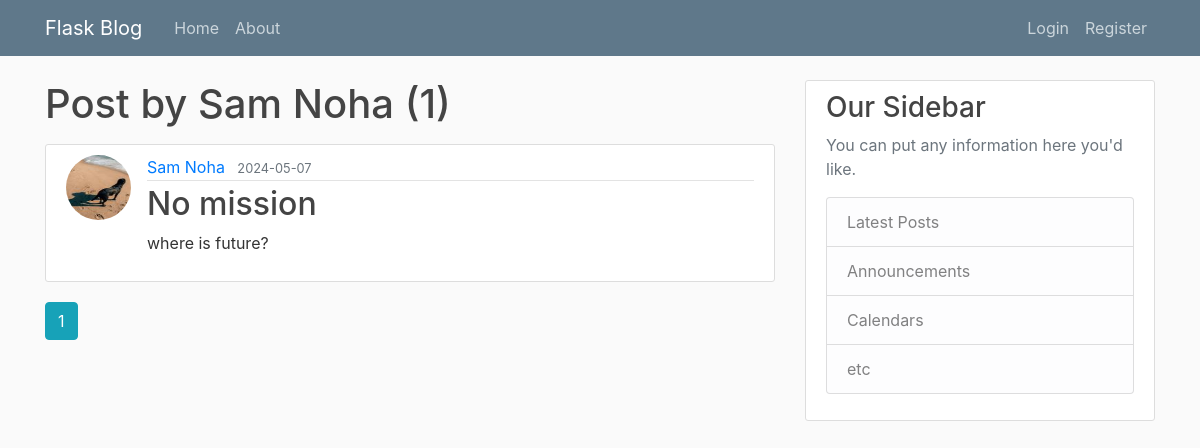
The app's page /user/Sam Noha, older data.
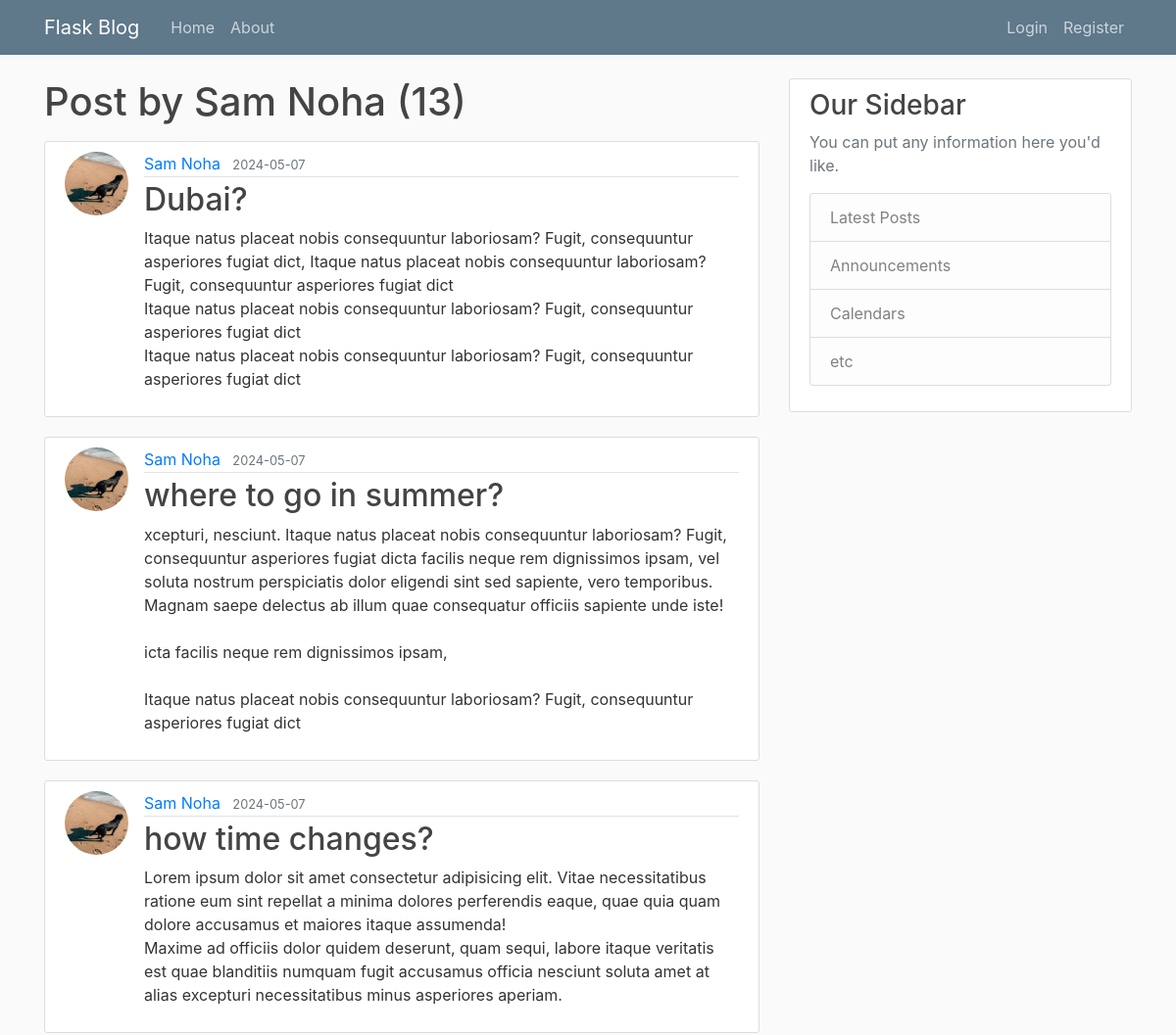
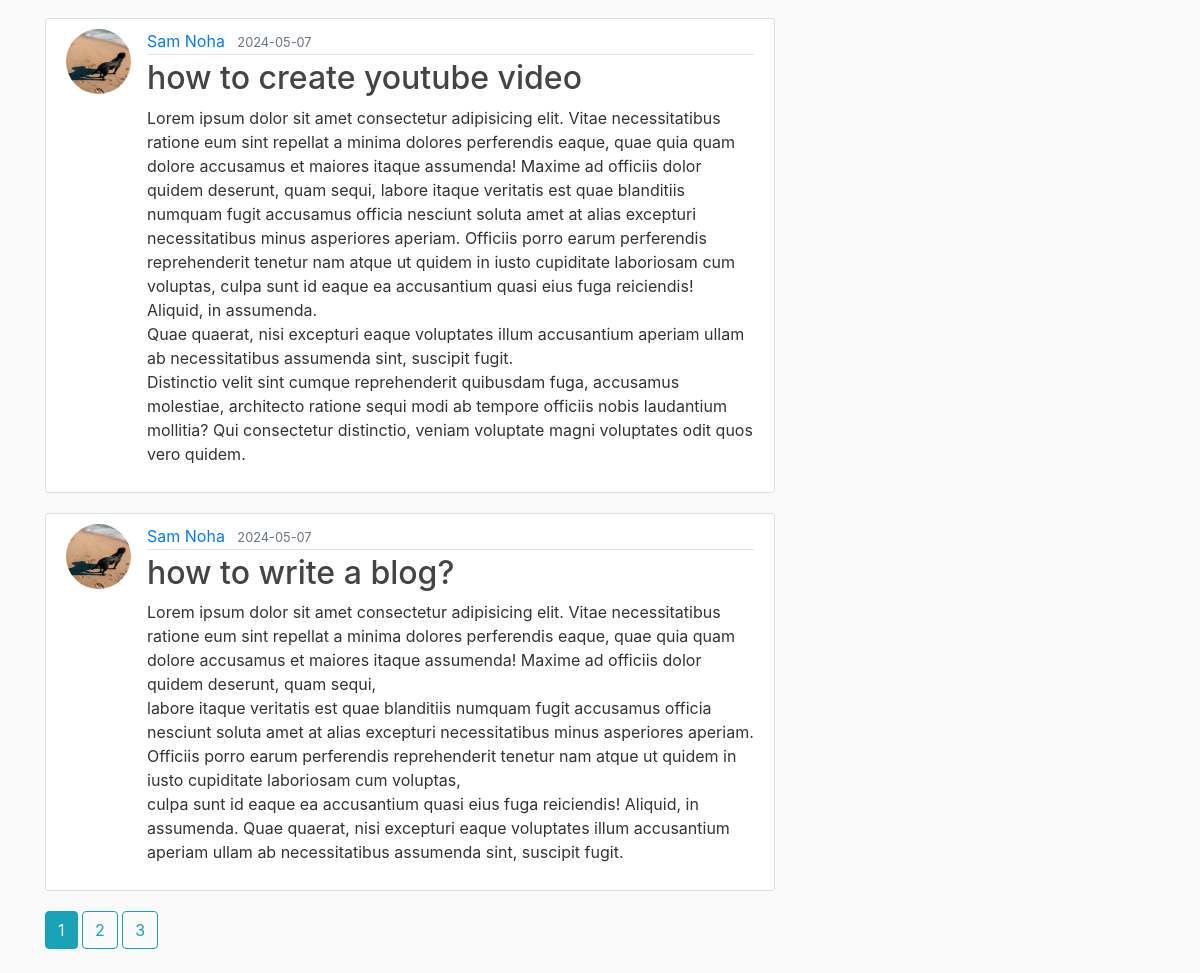
The same page, newer data (2 pictures, top to bottom).
### flaskblog/models.py (models this page shows, shortened)
class User(db.Model, UserMixin):
  id = db.Column(db.Integer, primary_key=True)
  username = db.Column(db.String(20), unique=True, nullable=False)
  email = db.Column(db.String(120), unique=True, nullable=False)
  image_file = db.Column(db.String(20), nullable=False, default='default.jpg')
  password = db.Column(db.String(60), nullable=False)
  posts = db.relationship('Post', backref='author', lazy=True)

class Post(db.Model):
  id = db.Column(db.Integer, primary_key=True)
  title = db.Column(db.String(100), unique=True, nullable=False)
  date_posted = db.Column(db.DateTime, nullable=False, default=datetime.now)
  content = db.Column(db.Text, nullable=False)
  user_id = db.Column(db.Integer, db.ForeignKey('user.id'), nullable=False)

### flaskblog/users/routes.py (the view)
@users.route("/user/<string:username>")
def user_posts(username):
  page = request.args.get('page',1,type=int)
  user = User.query.filter_by(username=username).first_or_404()
  posts = Post.query.filter_by(author=user)\
    .order_by(Post.date_posted.desc())\
      .paginate(page=page,per_page=5)
  return render_template('user_post.html',posts=posts, user=user, title='User Post')

### flaskblog/templates/user_post.html
{% extends "layout.html"%}
{% block content %}
<h1 class="mb-3"> Post by {{ user.username }} ({{posts.total}}) </h1>
{% for post in posts.items %}
    <article class="media content-section d-flex">
        <div>
            <img src="{{ url_for('static', filename='profile_pics/' + post.author.image_file) }}" alt=""
                class="rounded-circle article-img">
        </div>
        <div class="media-body w-100">
            <div class="article-metadata">
                <a class="mr-2" href="{{url_for('users.user_posts',username=post.author.username)}}">{{ post.author.username }}</a>
                <small class="text-muted">{{ post.date_posted.strftime('%Y-%m-%d') }}</small>
            </div>
            <h2><a class="article-title" href="{{ url_for('posts.post',post_id=post.id)}}">{{ post.title }}</a></h2>
            <p class="article-content">{{ post.content }}</p>
        </div>
    </article>
{% endfor %}
{% for page_num in posts.iter_pages(left_edge=1,right_edge=1, right_current=1,left_current=1) %}
    {% if page_num %}
        {% if posts.page == page_num %}
            <a class="btn btn-info mb-4" href="{{ url_for('users.user_posts', username=user.username, page=page_num)}}">{{page_num}}</a>
        {% else %}
            <a class="btn btn-outline-info mb-4" href="{{ url_for('users.user_posts', username=user.username, page=page_num)}}">{{page_num}}</a>
        {% endif %}
    {% else %}
    ...
    {% endif%}
{% endfor %}
{% endblock content %}

### flaskblog/templates/layout.html (shortened to what this page needs)
<!DOCTYPE html>
<html lang="en">
<head>
    <link rel="stylesheet" href="https://cdn.jsdelivr.net/npm/bootstrap@4.4.1/dist/css/bootstrap.min.css">
    <link rel="stylesheet" type="text/css" href="{{ url_for('static',filename='main.css') }}">
</head>
<body>
    <header class="site-header">
        <nav class="navbar navbar-expand-md navbar-dark bg-steel fixed-top">
          <div class="container">
            <div>
                <a class="navbar-brand mr-4" href="/">Flask Blog</a>
            </div>
            <div class="collapse navbar-collapse" id="navbarToggle">
              <div class="navbar-nav mr-auto">
                <a class="nav-item nav-link" href="{{ url_for('main.home') }}">Home</a>
                <a class="nav-item nav-link" href="{{ url_for('main.about') }}">About</a>
              </div>
              <div class="navbar-nav">
                {% if current_user.is_authenticated %}
                <a class="nav-item nav-link" href="{{ url_for('posts.new_post') }}">New post</a>
                  <a class="nav-item nav-link" href="{{ url_for('users.account') }}">Account</a>
                  <a class="nav-item nav-link" href="{{ url_for('users.logout') }}">Logout</a>
                  {% else %}
                  <a class="nav-item nav-link" href="{{ url_for('users.login') }}">Login</a>
                  <a class="nav-item nav-link" href="{{ url_for('users.register') }}">Register</a>
                {% endif %}
              </div>
              </div>
            </div>
        </nav>
    </header>
    <main role="main" class="container">
        <div class="row">
            <div class="col-md-8">
                {% block content %}{% endblock %}
            </div>
            <div class="col-md-4">
                <div class="content-section">
                    <h3>Our Sidebar</h3>
                    <p class='text-muted'>You can put any information here you'd like.
                    <ul class="list-group">
                        <li class="list-group-item list-group-item-light">Latest Posts</li>
                        <li class="list-group-item list-group-item-light">Announcements</li>
                        <li class="list-group-item list-group-item-light">Calendars</li>
                        <li class="list-group-item list-group-item-light">etc</li>
                    </ul>
                    </p>
                </div>
            </div>
        </div>
    </main>
</body>
</html>

### flaskblog/static/main.css (style rules this page uses)
body { background: #fafafa; color: #333333; margin-top: 5rem; }
h1, h2, h3, h4, h5, h6 { color: #444444; }
.bg-steel { background-color: #5f788a; }
.site-header .navbar-nav .nav-link { color: #cbd5db; }
.content-section { background: #ffffff; padding: 10px 20px; border: 1px solid #dddddd; border-radius: 3px; margin-bottom: 20px; }
.article-title { color: #444444; }
.article-content { white-space: pre-line; }
.article-img { height: 65px; width: 65px; margin-right: 16px; }
.article-metadata { padding-bottom: 1px; margin-bottom: 4px; border-bottom: 1px solid #e3e3e3 }

Row changes from the older to the newer data that the page shows:
removed Post: image_file (picture), author.username "Sam Noha", date_posted "2024-05-07", title "No mission", content "where is future?"
added Post: image_file (picture), author.username "Sam Noha", date_posted "2024-05-07", title "Dubai?", content "Itaque natus placeat nobis consequuntur laboriosam? Fugit, consequuntur asperiores fugiat dict, Itaque natus placeat nobis consequuntur laboriosam? Fugit, consequuntur asperiores fugiat dict Itaque natus placeat nobis consequuntur laboriosam? Fugit, consequuntur asperiores fugiat dict Itaque natus placeat nobis consequuntur laboriosam? Fugit, consequuntur asperiores fugiat dict"
added Post: image_file (picture), author.username "Sam Noha", date_posted "2024-05-07", title "where to go in summer?", content "xcepturi, nesciunt. Itaque natus placeat nobis consequuntur laboriosam? Fugit, consequuntur asperiores fugiat dicta facilis neque rem dignissimos ipsam, vel soluta nostrum perspiciatis dolor eligendi sint sed sapiente, vero temporibus. Magnam saepe delectus ab illum quae consequatur officiis sapiente unde iste! icta facilis neque rem dignissimos ipsam, Itaque natus placeat nobis consequuntur laboriosam? Fugit, consequuntur asperiores fugiat dict"
added Post: image_file (picture), author.username "Sam Noha", date_posted "2024-05-07", title "how time changes?", content "Lorem ipsum dolor sit amet consectetur adipisicing elit. Vitae necessitatibus ratione eum sint repellat a minima dolores perferendis eaque, quae quia quam dolore accusamus et maiores itaque assumenda! Maxime ad officiis dolor quidem deserunt, quam sequi, labore itaque veritatis est quae blanditiis numquam fugit accusamus officia nesciunt soluta amet at alias excepturi necessitatibus minus asperiores aperiam."
added Post: image_file (picture), author.username "Sam Noha", date_posted "2024-05-07", title "how to create youtube video", content "Lorem ipsum dolor sit amet consectetur adipisicing elit. Vitae necessitatibus ratione eum sint repellat a minima dolores perferendis eaque, quae quia quam dolore accusamus et maiores itaque assumenda! Maxime ad officiis dolor quidem deserunt, quam sequi, labore itaque veritatis est quae blanditiis numquam fugit accusamus officia nesciunt soluta amet at alias excepturi necessitatibus minus asperiores aperiam. Officiis porro earum perferendis reprehenderit tenetur nam atque ut quidem in iusto cupiditate laboriosam cum voluptas, culpa sunt id eaque ea accusantium quasi eius fuga reiciendis! Aliquid, in assumenda. Quae quaerat, nisi excepturi eaque voluptates illum accusantium aperiam ullam ab…"
added Post: image_file (picture), author.username "Sam Noha", date_posted "2024-05-07", title "how to write a blog?", content "Lorem ipsum dolor sit amet consectetur adipisicing elit. Vitae necessitatibus ratione eum sint repellat a minima dolores perferendis eaque, quae quia quam dolore accusamus et maiores itaque assumenda! Maxime ad officiis dolor quidem deserunt, quam sequi, labore itaque veritatis est quae blanditiis numquam fugit accusamus officia nesciunt soluta amet at alias excepturi necessitatibus minus asperiores aperiam. Officiis porro earum perferendis reprehenderit tenetur nam atque ut quidem in iusto cupiditate laboriosam cum voluptas, culpa sunt id eaque ea accusantium quasi eius fuga reiciendis! Aliquid, in assumenda. Quae quaerat, nisi excepturi eaque voluptates illum accusantium aperiam ullam ab…"
Text that changed along with them:
{{ posts.total }}: "1" → "13"
new list line: "2"
new list line: "3"
